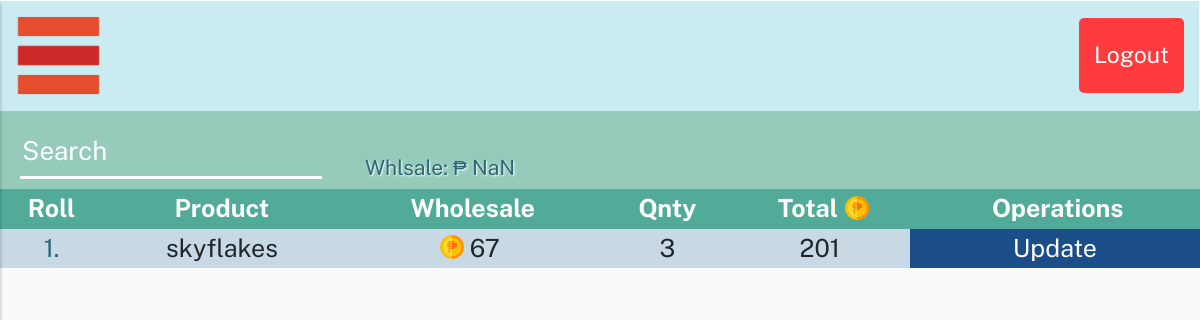
The app's page /mainpg.php?page=wholesale (signed in) with its own data.
### tables this page shows
CREATE TABLE `productss` (
  `id` int(12) NOT NULL,
  `prod_name` varchar(255) NOT NULL,
  `prod_retail` varchar(255) NOT NULL,
  `prod_stock` varchar(255) NOT NULL,
  `prod_whlsale` varchar(255) NOT NULL,
  `prod_qnt` varchar(255) NOT NULL
);

### temps/content.php (called while the page is built)
<?php
    include_once "temps/header.php";
    include ($file);
?>

### pages/wholesalechrt.php (the view, shortened to what this page needs)
<div id="content">
     <section class="tit-holder">
          <div class="srch-holder" style="position: absolute; left: -39px;">
               <input type="text" name="srch" id="srch" class="srch-nav" placeholder="Search">
               <span class="tot-val" id="tot-val"></span>
          </div>
     </section>
     <table style="width: 100%;" id="prod-table" style="position: relative top: 189px;">
          <tr>
               <th>Roll</th>
               <th>Product</th>
               <th>Wholesale</th>
               <th>Qnty</th>
               <th>Total<img class="coin" src="img/icons/philippine-peso.png" style="right: -7px;"></th>
               <th colspan="2">&nbsp;Operations</th>
          </tr>
     <?php
          $sql = "SELECT * FROM `productss`";
          $result = mysqli_query($conn, $sql);
          while ($row = mysqli_fetch_assoc($result)) {
               $id = $row['id'];
               ?>
               <tr>
                    <td class="pname-s"><?php echo $row['id']."."?></td>
                    <td><?php echo $row['prod_name']?></td>
                    <td><?php echo '<img class="coin" src="img/icons/philippine-peso.png">'.$row['prod_whlsale']?></td>
                    <td><?php echo $row['prod_qnt']?></td>
                    <td id="total"><?php echo $row['prod_whlsale'] * $row['prod_qnt']?></td>
                    <td class='btn-wrapper-ed'><?php echo " <a class='oprt-btn' href='pages/update.php?edit&prod_id={$id}'>Update</a>";?></td>
               </tr>
               <?php
          }
     ?>
     </table>
     </div>

### styles/style.css (style rules this page uses)
body { font-family: 'Public Sans', sans-serif; background: #fafafa; padding: 0; margin: 0; }
a, a:hover, a:focus { color: inherit; text-decoration: none; transition: all 0.3s; }
#content { width: 100%; min-height: 100vh; transition: all 0.3s; position: absolute; top: 112px; right: 0; z-index: -1; }
.tit-holder { width: 100%; height: 79px; font-size: 47px; font-family: 'Public Sans', sans-serif; background: #96cbbb; color: #f1f1f1; position: fixed; top: 110px; z-index: 1; }
.srch-nav { position: relative; right: -59px; height: 53px; font-size: 26px; border: none; background: none; border-bottom: solid 3px#ffffff; font-family: 'Public Sans', sans-serif; top: -2px; outline: none; color: #fff; }
input[name="srch"]::placeholder { color: #ffffff; }

### styles/pages.css (style rules this page uses)
#prod-table { border-collapse: collapse; position: absolute; top: 77px; text-align: center; font-size: 25px; }
.tot-val { font-size: 21px; position: absolute; width: 100%; margin-left: 102px; margin-top: 42px; color: #2b6777; text-shadow: 1px 1px 2px #fff; }
th, td { border: -1px; }
th { background-color: #52ab98; color: white; }
tbody tr:nth-child(even) { background-color: #c8d8e4; }
.pname-s { color: #2b6777; }
.btn-wrapper-ed { background: #32639d; color: #fff; }
tbody tr:nth-child(even) .btn-wrapper-ed { background-color: #1b4d89; }
.coin { position: relative; top: -3px; right: 6px; }

### records on screen
productss: id "1", prod_name "skyflakes", prod_whlsale "67", prod_qnt "3", $row['prod_whlsale'] * $row['prod_qnt'] "201"
